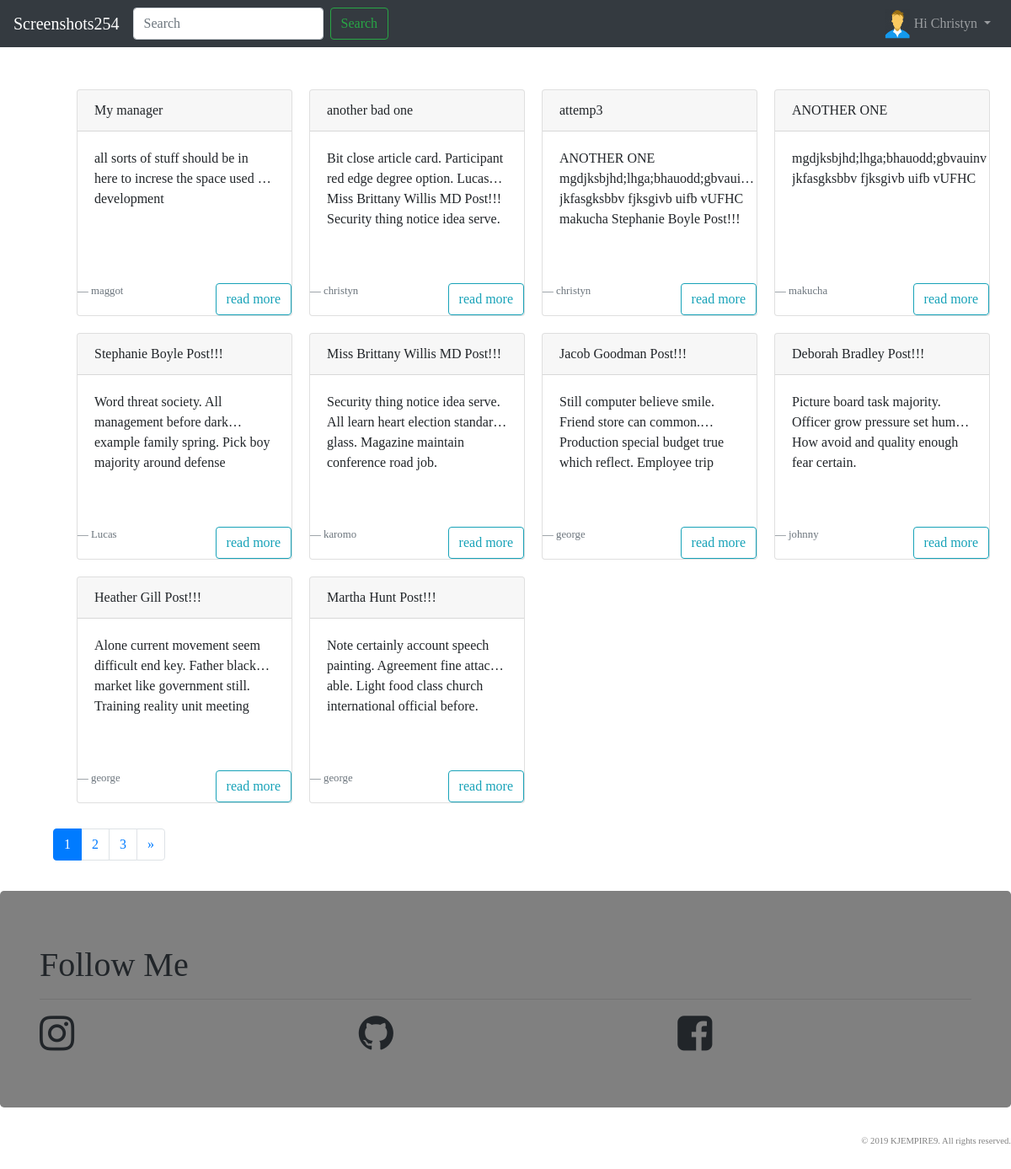
Screenshot of / (signed in) with the database file from the repository.
### blogger/models.py (models this page shows, shortened)
class Post(models.Model):
    objects = models.Manager()      #Our default Manager
    published = PublishedManager()  #Our Custom Model Manager
    STATUS_CHOICES = (
        ('draft','Draft'),
        ('published','Published'),
    )
    title               =       models.CharField(max_length=100)
    slug                =       models.SlugField(max_length=120)
    author              =       models.ForeignKey(User, related_name='blog_posts',on_delete=models.CASCADE)
    body                =       models.TextField()
    likes               =       models.ManyToManyField(User, related_name='likes', blank=True)
    created             =       models.DateTimeField(auto_now_add=True)
    updated             =       models.DateTimeField(auto_now=True)
    status              =       models.CharField(max_length=10, choices=STATUS_CHOICES, default='draft')
    restrict_comment    =       models.BooleanField(default=False)
    favourite           =       models.ManyToManyField(User, related_name='favourite', blank=True)
    class Meta:
        ordering = ['-id']
    def get_absolute_url(self):
        return reverse("blogger:detail", args=[self.id, self.slug])

### blogger/views.py (the view)
# urls.py: path('', views.index, name='index'),
def index(request):
    post_list = Post.published.all()
    query = request.GET.get('q')
    if query:
        post_list = Post.published.filter(
        Q(title__icontains=query)|
        Q(author__username=query)|
        Q(body__icontains=query)
        )
    paginator = Paginator(post_list, 10)
    page = request.GET.get('page')
    try:
        posts = paginator.page(page)
    except PageNotAnInteger:
        posts = paginator.page(1)
    except EmptyPage:
        posts = paginator.page(paginator.num_pages)
    if page is None:
        start_index = 0
        end_index = 7
    else:
        (start_index, end_index) = proper_pagination(posts, index=4)
    page_range = list(paginator.page_range)[start_index:end_index]
    context = {
        'posts': posts,
        'page_range': page_range,
    }
    return render(request, 'blogger/index.html', context)

### blogger/models.py (called while the page is built)
    def get_queryset(self):
        return super(PublishedManager, self).get_queryset().filter(status="published")

### blogger/templates/blogger/index.html (shortened to what this page needs)
{% extends 'blogger/base.html'%}
{% block content %}
<div class="container-fluid">
  <div class="row">
    {% for p in posts %}
    <div class="card" style="width: 16rem;">
      <div class="card-header grey">
        {{p.title}}
      </div>
      <div class="card-body">
        <div class="container">
        <div class="row ">
            <div id="summary">
              <p class="collapse" id="collapseSummary">
                {{p.body}}
              </p>
            </div></div>
        </div>
      </div>
      <br>
      <footer class="blockquote-footer">{{p.author}}
        <a href="{{p.get_absolute_url}}" class="btn btn-outline-info float-right">read more</a>
      </footer>
    </div>
  {% empty %}
      <div class="container-fluid">
        <h3>No Posts Found having search query "{{ request.GET.q }}"</h3>
      </div>
    {% endfor %}
  </div>
</div>
<div class="container float-center">
  <ul class="pagination">
    {% for p in page_range %}
      {% if posts.number == p %}
        <li class="page-item active">
          <a href="?page={{ p }}" class="page-link">{{ p }}</a>
        </li>
      {% else %}
        <li class="page-item">
          <a href="?page={{ p }}" class="page-link">{{ p }}</a>
        </li>
      {% endif %}
    {% endfor %}
    {% if posts.has_next %}
      <li class="page-item">
        <a href="?page={{ posts.next_page_number }}" class="page-link">&raquo;</a>
      </li>
    {% endif %}
  </ul>
</div>
  {% endblock %}

### blogger/templates/blogger/navbar.html (shortened to what this page needs)
<nav class="navbar navbar-expand-lg navbar-dark bg-dark">
<a class="navbar-brand" href="{% url 'blogger:index' %}">Screenshots254</a>
<div class="collapse navbar-collapse" id="navbarSupportedContent">
  <ul class="navbar-nav mr-auto float-right">
    <form class="form-inline my-2 my-lg-0" action='{% url 'blogger:index' %}'>
      <input class="form-control mr-sm-2" type="search" placeholder="Search" aria-label="Search" name='q'>
      <button class="btn btn-outline-success my-2 my-sm-0" type="submit">Search</button>
    </form>
  </ul>
  <ul class="navbar-nav">
    {% if request.user.is_authenticated %}
    <li class="nav-item dropdown">
      <a class="nav-link dropdown-toggle" href="#" id="navbarDropdown" role="button" data-toggle="dropdown" aria-haspopup="true" aria-expanded="false">
        {% if request.user.profile.photo %}
          <img src="{{ request.user.profile.photo.url }}" alt="" class="navbar-img rounded-circle">
        {% else %}
          <img src="/media/default-avatar.png" alt="" class="navbar-img">
        {% endif %}
        <span>Hi {{ request.user|capfirst }}</span>
      </a>
    </li>
    {% else %}
    <li class="nav-item">
      <a href="{% url 'user_login' %}" class="nav-link">Login</a>
    </li>
    {% endif %}
  </ul>
</div>
</nav>

### static/style.css (style rules this page uses)
html { position: relative; min-height: 100%; }
body { font-family: 'Lucida Casaul', 'Comic Sans MS'!important; display: flex; min-height: 100vh !important; flex-direction: column; margin-bottom: 160px; }
.navbar-img { width: 30px; height: 35px; float: left; background-size: auto 100%; margin-top: -5px; margin-right: 5px; }

### blogger/templates/blogger/index.html (style rules this page uses)
.card { border:solid 0.1 cyan; margin: 10px; }
.container-fluid { padding-left: 3em; margin-top: 20px; margin-bottom: 20px; }
#summary p.collapse:not(.show) { height: 100px !important; overflow: hidden; display: -webkit-box; -webkit-line-clamp: 2; -webkit-box-orient: vertical; }

### blogger/templates/blogger/footer.html (style rules this page uses)
a { text-decoration: none; color: inherit; }

### rows the page displays
Post: title "My manager", body "all sorts of stuff should be in here to increse the space used in development", author "maggot"
Post: title "another bad one", body "Bit close article card. Participant red edge degree option. Lucas Miss Brittany Willis MD Post!!! Security thing notice idea…", author "christyn"
Post: title "attemp3", body "ANOTHER ONE mgdjksbjhd;lhga;bhauodd;gbvauinv jkfasgksbbv fjksgivb uifb vUFHC makucha Stephanie Boyle…", author "christyn"
Post: title "ANOTHER ONE", body "mgdjksbjhd;lhga;bhauodd;gbvauinv jkfasgksbbv fjksgivb uifb vUFHC", author "makucha"
Post: title "Stephanie Boyle Post!!!", body "Word threat society. All management before dark example family spring. Pick boy majority around…", author "Lucas"
Post: title "Miss Brittany Willis MD Post!!!", body "Security thing notice idea serve. All learn heart election standard glass. Magazine maintain conference road job.", author "karomo"
Post: title "Jacob Goodman Post!!!", body "Still computer believe smile. Friend store can common. Production special budget true which reflect. Employee…", author "george"
Post: title "Deborah Bradley Post!!!", body "Picture board task majority. Officer grow pressure set human. How avoid and quality enough fear certain.", author "johnny"
Post: title "Heather Gill Post!!!", body "Alone current movement seem difficult end key. Father black market like government still. Training reality unit…", author "george"
Post: title "Martha Hunt Post!!!", body "Note certainly account speech painting. Agreement fine attack able. Light food class church international official before.", author "george"

### other values shown
{{ request.user|capfirst }} "Christyn"
{{ p }} "1"
{{ p }} "2" "3"
